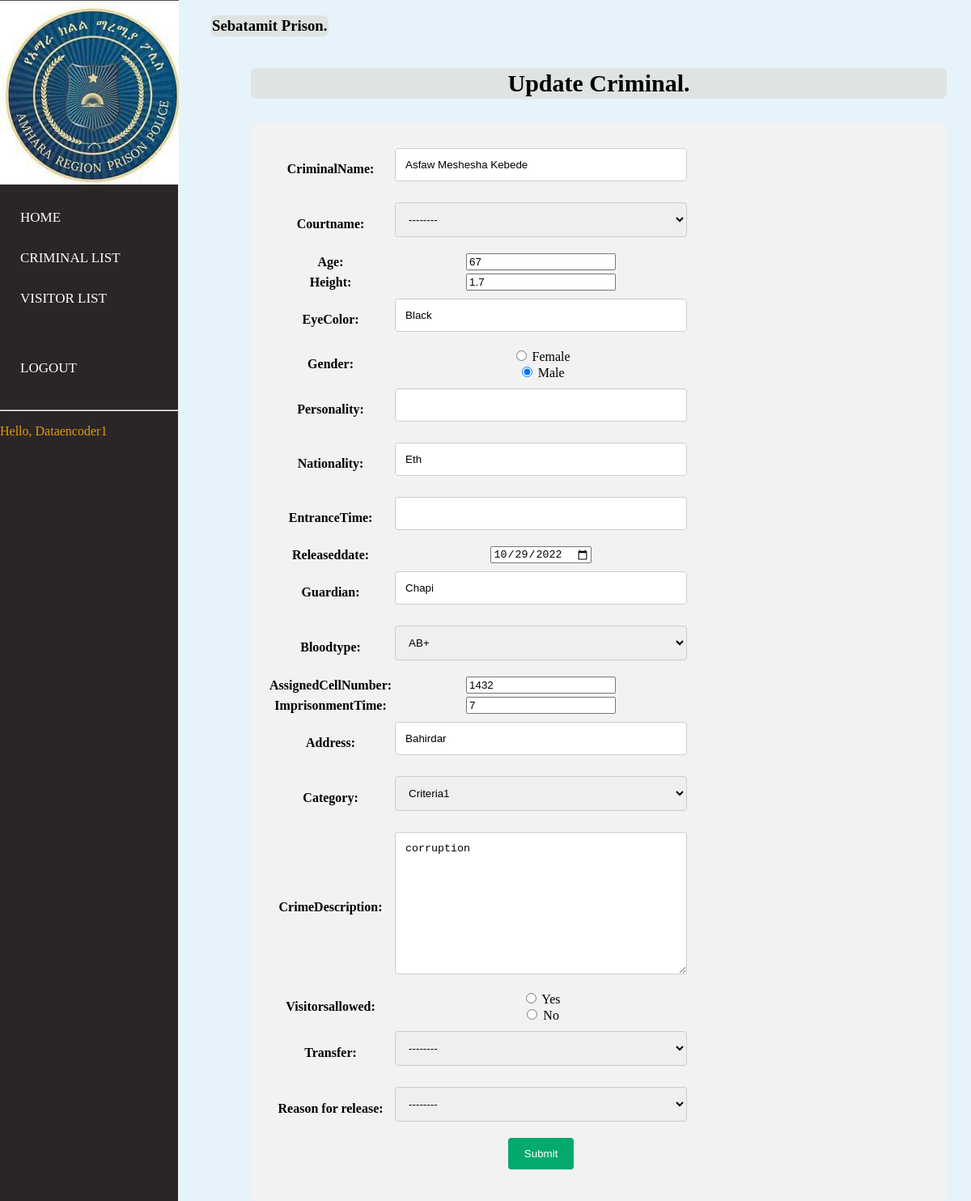
Page /edit_criminal/10 (signed in) on the committed database.
### account/models.py (models this page shows)
class User(AbstractUser):
    is_Admin = models.BooleanField(default=False)
    is_Manager = models.BooleanField(default=False)
    is_DataEncoder = models.BooleanField(default=False)
    is_SuperManager=models.BooleanField(default=False)
    phone = PhoneNumberField(unique = True, null = False, blank = False) # Here
    address = models.CharField(max_length=255,blank=True,null=True)
    email = models.EmailField(blank=True,null=True, unique=True)
    prison=models.ForeignKey(Prison, null=True, on_delete= models.SET_NULL,blank=True)

### prison/models.py (models this page shows)
class Prison(models.Model):
    PrisonName=models.CharField(max_length=200)
    Address=models.CharField(max_length=200)
    Region = models.ForeignKey(CentralPrison,null=True,   on_delete=models.CASCADE)
    def __str__(self):
        return self.PrisonName

### record/models.py (models this page shows, shortened)
class Criminal(models.Model):
    CriminalName=models.CharField(max_length=200, null=True)
    CourtName=models.ForeignKey(Court, on_delete=models.CASCADE, null=True)
    Age=models.PositiveIntegerField( null=True)
    Height=models.FloatField(validators=[MinValueValidator(1), MaxValueValidator(2.5)],null=True)
    EyeColor=models.CharField(max_length=100,null=True)
    Gender=models.CharField(max_length=8,null=True , choices=GENDER)
    Personality=models.CharField(max_length=100, null=True)
    Nationality=models.CharField(max_length=100,null=True)
    EntranceDate=models.DateField(auto_now=True,null=True)
    EntranceTime=models.TimeField(null=True)
    ReleasedDate=models.DateField(null=True)
    TimeLeft=models.CharField(max_length=100,null=True, blank=True)
    Guardian=models.CharField(max_length=100,null=True)
    Bloodtype=models.CharField(max_length=30,null=True, choices=BLOODTYPES)
    AssignedCellNumber=models.PositiveIntegerField(null=True)
    Status= models.BooleanField(default=True)
    ImprisonmentTime=models.PositiveIntegerField(null=True)
    Address=models.CharField(max_length=100,null=True)
    Category=MultiSelectField(max_length=20,choices=cat_choice, null=True)
    CrimeDescription=models.TextField(max_length=200, null=True, blank=True)
    VisitorsAllowed=models.CharField(max_length=50, null=True, choices=ALLOWED)
    prison=models.ForeignKey(Prison,on_delete=models.CASCADE ,null=True)
    createdby = models.ForeignKey(User,null=True ,on_delete=models.CASCADE)
    Transfer=models.ForeignKey(Transfer, null=True, on_delete=models.CASCADE)
    Reason_For_Release = models.ForeignKey(Release,  null=True, on_delete=models.CASCADE)

### record/views.py (the view, shortened to what this page needs)
@login_required
@DataEncoder_required()
def edit_criminal(request, Criminal_id):
    cri = Criminal.objects.get(id=Criminal_id)
    forms = CriminalForm(instance=cri)
    context = {
        'form': forms
    }
    return render(request, 'criminal/edit_criminal.html', context)

### record/forms.py
class CriminalForm(forms.ModelForm):
    ReleasedDate=forms.DateTimeField(widget=NumberInput(attrs={'type': 'date'}))
    Gender=forms.ChoiceField(widget=forms.RadioSelect, choices=GENDER)
    Category=MultiSelectField(max_length=20,choices=cat_choice,null=True)
    Bloodtype= forms.ChoiceField(choices=BLOODTYPES)
    CourtName=forms.ChoiceField(choices=COURT)
    Transfer = forms.ChoiceField(choices=PLACE)
    Reason_For_Release = forms.ChoiceField(choices=REASONS)
    VisitorsAllowed=forms.ChoiceField(widget=forms.RadioSelect,choices=ALLOWED)
    class Meta:
        model=Criminal
        fields='__all__'
        exclude = ('createdby','prison','EntranceDate','TimeLeft','Status',)

### record/templates/criminal/edit_criminal.html (shortened to what this page needs)
{% comment %} {% extends 'ex.html' %} {% endcomment %} {% load static %} {% block content %}
{% include "../ex.html" %}
<div class="wrapper">
    <div class="section">
        <div class="box-area">
            <h3 style="float:left">{{ request.user.prison }} Prison. </h3> <br><br>
            <section>
                <br>
                <center>
                    <h3 class="font">Update Criminal.</h3>
                </center>
                <div class="container">
                    <form method="post" action="#">
                        <table>
                            <tr>
                                {{ form.as_table }}
                            </tr>
                            <tr>
                                <td></td>
                                <td><input type="submit" value="Submit"></td>
                            </tr>
                        </table>
                    </form>
                </div>
            </section>
        </div>
    </div>
</div>
{% endblock %}

### record/templates/ex.html (shortened to what this page needs)
{% load static %}
<!DOCTYPE html>
<html>
    <body>
<nav>
  <ul>
      <li class="logo" style="border-radius: 30px;"><img src="{% static "image/download.jpg" %}"></li>
    <br><br><br><br><br><br>
 <br>
    <li><a href="{% url 'index' %}">Home</a></li>
    {% if not request.user.is_superuser and not request.user.is_SuperManager %}
    <li><a href="{% url 'criminal_list' %}">Criminal List</a></li>
    {% endif %}
    {% if not request.user.is_superuser and not request.user.is_SuperManager %}
    <li><a href="{% url 'visitor_list' %}">Visitor List</a></li>
    {% endif %}
    <br>
    <br>
    <li><a href="{% url 'logout' %}">Logout</a></li><br><hr>
    <p style=" margin-right:7px;color: rgb(226, 155, 11);">Hello, {{request.user}}</p>
  </ul>
</nav>
</body>
</html>

### record/templates/criminal/edit_criminal.html (style rules this page uses)
body { font-family: Arial, Helvetica, sans-serif; }
* { box-sizing: border-box; }
input[type=text], select, textarea { width: 100%; padding: 12px; border: 1px solid #ccc; border-radius: 4px; box-sizing: border-box; margin-top: 6px; margin-bottom: 16px; resize: vertical; }
input[type=submit] { background-color: #04AA6D; color: white; padding: 12px 20px; border: none; border-radius: 4px; cursor: pointer; }
.container { border-radius: 5px; background-color: #f2f2f2; padding: 20px; }

### record/templates/ex.html (style rules this page uses)
body { margin:0; padding:0; font-family:'montserrat'; background:rgb(231, 243, 250); }
.logo { height: 118px; width: 50px; }
nav { width: 40px; padding: 0; position: sticky; top: 0; z-index: 100; overflow: hidden; }
nav ul { margin:0; padding:0; height:100%; width:220px; justify-content: space-between; position:fixed; top:0; left:0; background-color:#2b2626; }
nav ul li { list-style:none; }
nav ul li a { display:block; font-family:'montserrat'; text-decoration:none; text-transform:uppercase; font-size:17px; color:#fff; position:relative; padding:15px 0px 15px 25px; }
nav ul li a:before { content:''; position:absolute; top:0; right:0; height:100%; background:#e3e9f7; border-radius:40px 0 0 40px; z-index:-1; }
.wrapper { margin-left:260px; }
.section { display:grid; min-height:100vh; }
td,th { text-align: center; }
h3 { background-color: rgb(222, 228, 225);padding: 2px; border-radius: 7px; }
.font { font-size: 30px; }
.container { margin-top: 15px; }
section { margin-left:50px; margin-right: 30px; display:relative; }

### rows in the picture
User: user "Dataencoder1", user.prison "Sebatamit"
Criminal: CriminalName "Asfaw Meshesha Kebede", CourtName "--------", Age "67", Height "1.7", EyeColor "Black", Gender "☐ Female ☑ Male", Nationality "Eth", ReleasedDate "10/29/2022", Guardian "Chapi", Bloodtype "AB+", AssignedCellNumber "1432", ImprisonmentTime "7", Address "Bahirdar", Category "Criteria1", CrimeDescription "corruption", VisitorsAllowed "☐ Yes ☐ No", Transfer "--------", Reason_For_Release "--------"
